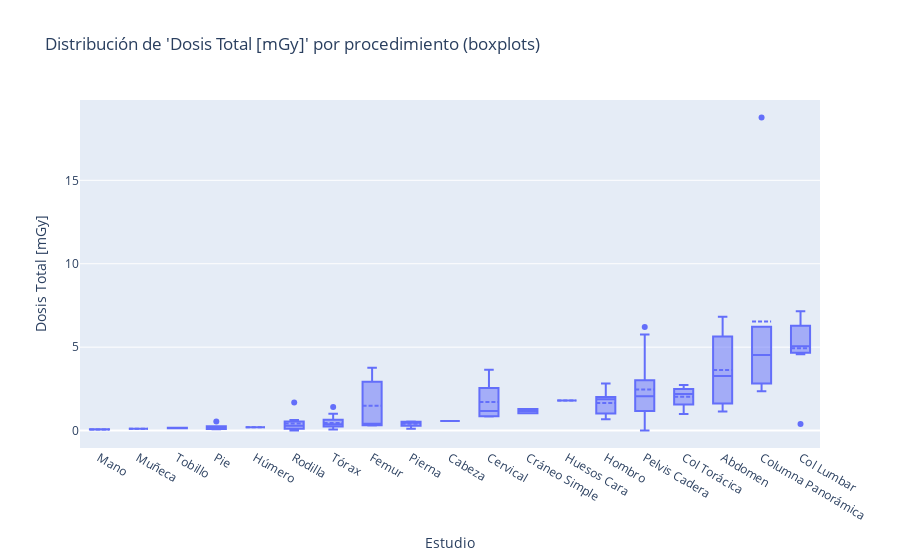

Here is the notebook cell this chart was saved with:
### Code cell
# --- 1) Nos quedamos solo con las filas donde 'Dosis Total [mGy]' no es NaN,es decir cada procedimiento unico
df_totales = df.dropna(subset=["Dosis Total [mGy]"])

# Convertir "Dosis Total [mGy]" a float, reemplazando la coma por punto
df_totales["Dosis Total [mGy]"] = df_totales["Dosis Total [mGy]"].str.replace(",", ".").astype(float)

# --- 2) (Opcional) Ordenar procedimientos por mediana para que el eje X quede más legible ---
orden = (df_totales
         .groupby("Estudio")["Dosis Total [mGy]"]
         .median()
         .sort_values()
         .index
         .tolist())

# --- 3) Graficar boxplots por Estudio ---
import plotly.graph_objects as go

fig = go.Figure()

fig.add_trace(go.Box(
    x=df_totales["Estudio"],      # categorías (un box por Estudio)
    y=df_totales["Dosis Total [mGy]"],        # valores
    name="Dosis Total [mGy]",
    boxpoints="outliers",               # muestra solo outliers (usa "all" para todos los puntos)
    boxmean=True                        # dibuja la media (usa "sd" para mostrar también ±1 SD)
))

fig.update_layout(
    title="Distribución de 'Dosis Total [mGy]' por procedimiento (boxplots)",
    xaxis_title="Estudio",
    yaxis_title="Dosis Total [mGy]",
)

# aplica el orden por mediana en el eje X (quita esta línea si no quieres reordenar)
fig.update_xaxes(categoryorder="array", categoryarray=orden)

fig.show()

### Figure 1 — Plotly figure (JSON) as saved in the notebook; plotly's stock layout.template omitted (floating-point values rounded to 4 significant figures; data arrays with more than 128 entries replaced by an {"elided": "..."} marker saying what was removed)
{"data": [{"boxmean": true, "boxpoints": "outliers", "name": "Dosis Total [mGy]", "type": "box", "x": {"elided": "144 str values"}, "y": {"elided": "144 float values"}}], "layout": {"title": {"text": "Distribución de 'Dosis Total [mGy]' por procedimiento (boxplots)"}, "xaxis": {"categoryarray": ["Mano", "Muñeca", "Tobillo", "Pie", "Húmero", "Rodilla", "Tórax", "Femur", "Pierna", "Cabeza", "Cervical", "Cráneo Simple", "Huesos Cara", "Hombro", "Pelvis Cadera", "Col Torácica", "Abdomen", "Columna Panorámica", "Col Lumbar"], "categoryorder": "array", "title": {"text": "Estudio"}}, "yaxis": {"title": {"text": "Dosis Total [mGy]"}}}}
